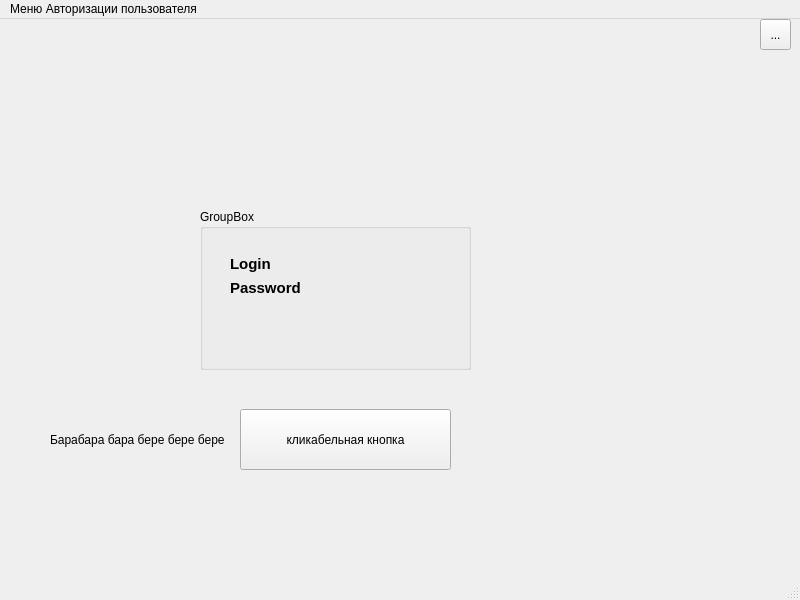
<?xml version="1.0" encoding="UTF-8"?>
<ui version="4.0">
 <class>MainWindow</class>
 <widget class="QMainWindow" name="MainWindow">
  <property name="geometry">
   <rect>
    <x>0</x>
    <y>0</y>
    <width>800</width>
    <height>600</height>
   </rect>
  </property>
  <property name="windowTitle">
   <string>MainWindow</string>
  </property>
  <widget class="QWidget" name="centralwidget">
   <widget class="QPushButton" name="Chebupel">
    <property name="geometry">
     <rect>
      <x>240</x>
      <y>390</y>
      <width>211</width>
      <height>61</height>
     </rect>
    </property>
    <property name="text">
     <string>кликабельная кнопка</string>
    </property>
    <property name="checkable">
     <bool>false</bool>
    </property>
   </widget>
   <widget class="QLabel" name="label">
    <property name="geometry">
     <rect>
      <x>50</x>
      <y>400</y>
      <width>191</width>
      <height>41</height>
     </rect>
    </property>
    <property name="text">
     <string>Барабара бара бере бере бере</string>
    </property>
   </widget>
   <widget class="QToolButton" name="toolButton">
    <property name="geometry">
     <rect>
      <x>760</x>
      <y>0</y>
      <width>31</width>
      <height>31</height>
     </rect>
    </property>
    <property name="text">
     <string>...</string>
    </property>
   </widget>
   <widget class="QGroupBox" name="groupBox">
    <property name="geometry">
     <rect>
      <x>200</x>
      <y>190</y>
      <width>271</width>
      <height>161</height>
     </rect>
    </property>
    <property name="title">
     <string>GroupBox</string>
    </property>
    <widget class="QLabel" name="label_2">
     <property name="geometry">
      <rect>
       <x>30</x>
       <y>40</y>
       <width>71</width>
       <height>31</height>
      </rect>
     </property>
     <property name="text">
      <string>&lt;html&gt;&lt;head/&gt;&lt;body&gt;&lt;p&gt;&lt;span style=&quot; font-size:11pt; font-weight:700;&quot;&gt;Login &lt;/span&gt;&lt;/p&gt;&lt;/body&gt;&lt;/html&gt;</string>
     </property>
    </widget>
    <widget class="QLabel" name="label_3">
     <property name="geometry">
      <rect>
       <x>30</x>
       <y>70</y>
       <width>81</width>
       <height>16</height>
      </rect>
     </property>
     <property name="text">
      <string>&lt;html&gt;&lt;head/&gt;&lt;body&gt;&lt;p&gt;&lt;span style=&quot; font-size:11pt; font-weight:700;&quot;&gt;Password&lt;/span&gt;&lt;/p&gt;&lt;/body&gt;&lt;/html&gt;</string>
     </property>
    </widget>
   </widget>
  </widget>
  <widget class="QMenuBar" name="menubar">
   <property name="geometry">
    <rect>
     <x>0</x>
     <y>0</y>
     <width>800</width>
     <height>22</height>
    </rect>
   </property>
   <widget class="QMenu" name="menu">
    <property name="title">
     <string>Меню Авторизации пользователя</string>
    </property>
    <addaction name="separator"/>
   </widget>
   <addaction name="menu"/>
  </widget>
  <widget class="QStatusBar" name="statusbar"/>
 </widget>
 <resources/>
 <connections/>
</ui>
